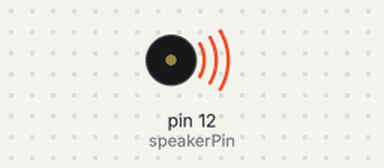
Recording of a sketch running on a simulated Arduino Uno, built with avr-gcc and run on an emulated ATmega328P. Shown: buzzer (waves = sounding).

Above: at 2.2 s.
At 5.05 s:
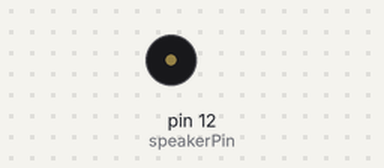
Timing chart, 0 to 6.0 s (numbered marks = the images above):
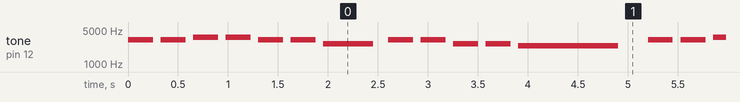

The sketch:

school_bell_piezo.ino
```cpp
#define NOTE_C7  2093
#define NOTE_CS7 2217
#define NOTE_D7  2349
#define NOTE_DS7 2489
#define NOTE_E7  2637
#define NOTE_F7  2794
#define NOTE_FS7 2960
#define NOTE_G7  3136
#define NOTE_GS7 3322
#define NOTE_A7  3520
#define NOTE_AS7 3729

//음계 데이터 (24개)
int melody[] = {NOTE_G7, NOTE_G7, NOTE_A7, NOTE_A7, NOTE_G7,
                NOTE_G7, NOTE_E7, NOTE_G7, NOTE_G7, NOTE_E7,
                NOTE_E7, NOTE_D7, NOTE_G7, NOTE_G7, NOTE_A7,
                NOTE_A7, NOTE_G7, NOTE_G7, NOTE_E7, NOTE_G7,
                NOTE_E7, NOTE_D7, NOTE_E7, NOTE_C7
               };

//음의길이, 4:4분음표, 2:2분음표
int noteDurations[] = {4, 4, 4, 4, 4, 4, 2, 4, 4, 4, 4, 1, 4, 4, 4, 4, 4, 4, 2, 4, 4, 4, 4, 1};

int speakerPin = 12;          // Speaker
int buttonPin = 4;            // Pushbutton

int lastButtonState = HIGH;   // the previous reading from the input pin

long lastDebounceTime = 0;    // the last time the output pin was toggled
long debounceDelay = 50;      // the debounce time; increase if the output flickers

void setup() {
  pinMode(speakerPin, OUTPUT);
}

void loop() {
  for (int thisNote = 0; thisNote < 24; thisNote++)  {
          int noteDuration = 1000 / noteDurations[thisNote];
          tone(speakerPin, melody[thisNote], noteDuration);   // Sound play
          delay(noteDuration * 1.30);                         // delay
          noTone(speakerPin);                                 // Sound stop
  }
}
```

Measured:
- by itself, tone on pin 12 (speakerPin): plays 3136 Hz for 0.25 s, 3136 Hz for 0.25 s, 3520 Hz for 0.25 s, 3520 Hz for 0.25 s, 3136 Hz for 0.25 s, 3136 Hz for 0.25 s … (300 notes in this stretch)
